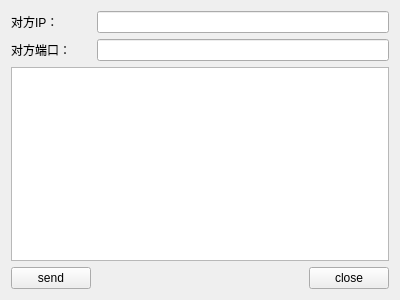
<?xml version="1.0" encoding="UTF-8"?>
<ui version="4.0">
 <class>Widget</class>
 <widget class="QWidget" name="Widget">
  <property name="geometry">
   <rect>
    <x>0</x>
    <y>0</y>
    <width>400</width>
    <height>300</height>
   </rect>
  </property>
  <property name="windowTitle">
   <string>Widget</string>
  </property>
  <layout class="QGridLayout" name="gridLayout">
   <item row="0" column="0">
    <widget class="QLabel" name="label">
     <property name="text">
      <string>对方IP：</string>
     </property>
    </widget>
   </item>
   <item row="0" column="1" colspan="2">
    <widget class="QLineEdit" name="lineEditIP"/>
   </item>
   <item row="1" column="0">
    <widget class="QLabel" name="label_2">
     <property name="text">
      <string>对方端口：</string>
     </property>
    </widget>
   </item>
   <item row="1" column="1" colspan="2">
    <widget class="QLineEdit" name="lineEditPort"/>
   </item>
   <item row="2" column="0" colspan="3">
    <widget class="QTextEdit" name="textEdit"/>
   </item>
   <item row="3" column="0">
    <widget class="QPushButton" name="buttonSend">
     <property name="text">
      <string>send</string>
     </property>
    </widget>
   </item>
   <item row="3" column="1">
    <spacer name="horizontalSpacer">
     <property name="orientation">
      <enum>Qt::Horizontal</enum>
     </property>
     <property name="sizeHint" stdset="0">
      <size>
       <width>175</width>
       <height>20</height>
      </size>
     </property>
    </spacer>
   </item>
   <item row="3" column="2">
    <widget class="QPushButton" name="buttonClose">
     <property name="text">
      <string>close</string>
     </property>
    </widget>
   </item>
  </layout>
 </widget>
 <layoutdefault spacing="6" margin="11"/>
 <resources/>
 <connections/>
</ui>
